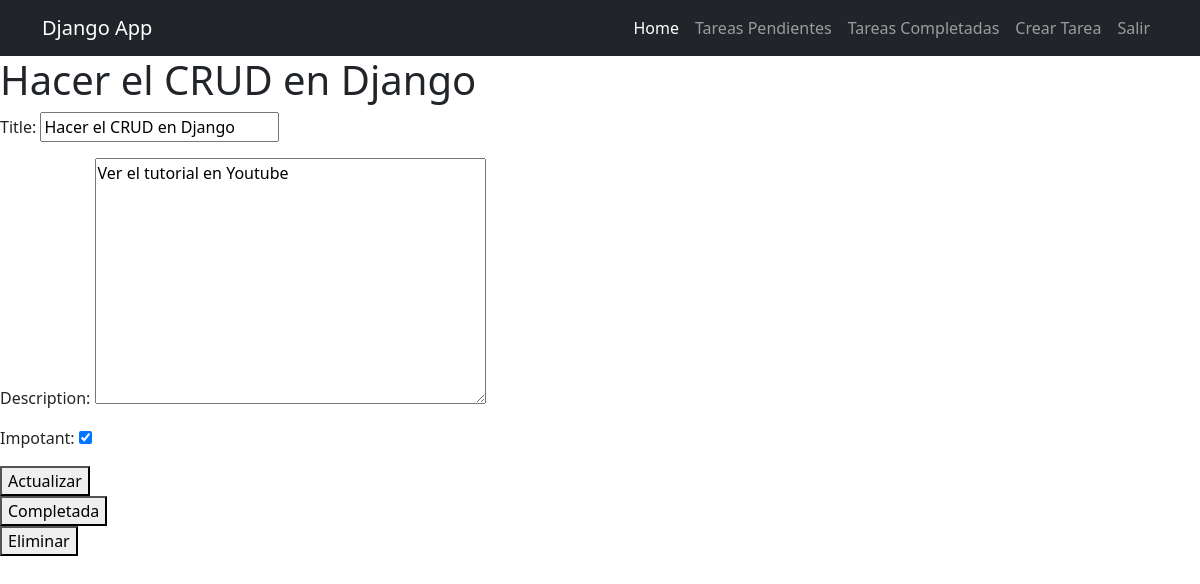
Screenshot of /task_detail/5 (signed in) with the database file from the repository.
### tasks/models.py (models this page shows, shortened)
class Task(models.Model):
    title = models.CharField(max_length=100)
    description = models.TextField(blank=True)
    created =  models.DateTimeField(auto_now_add=True)
    date_completed = models.DateTimeField(null=True, blank=True)
    impotant = models.BooleanField(default=False)
    user = models.ForeignKey(User, on_delete=models.CASCADE)

### tasks/views.py (the view, shortened to what this page needs)
# urls.py: path('task_detail/<int:task_id>', task_detail, name='task_detail'),
@login_required
def task_detail(request, task_id):
    if request.method == 'GET':
        task = get_object_or_404(Task, pk=task_id, user=request.user)
        form = TaskForm(instance=task)
        return render(request, 'task_detail.html', {
            'task': task,
            'form': form
        })

### tasks/form.py
class TaskForm(ModelForm):
    class Meta:
        model = Task
        fields = ['title', 'description', 'impotant']

### tasks/templates/task_detail.html (shortened to what this page needs)
{% extends 'base.html' %}
{% block content %}
<h1>
    {{task.title}}
</h1>
<form method="post">
    {{form.as_p}}
    <button>
        Actualizar
    </button>
</form>
<form action="{% url 'complete_task' task.id %}" method="post">
    <button>
        Completada
    </button>
</form>
<form action="{% url 'delete_task' task.id %}" method="post">
    <button>
        Eliminar
    </button>
</form>
{% endblock %}

### rows the page displays
Task: title "Hacer el CRUD en Django", description "Ver el tutorial en Youtube", impotant "☑"
